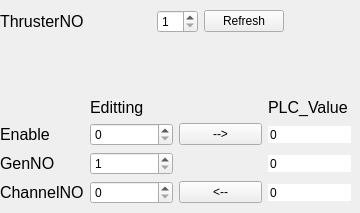
      <widget class="QWidget" name="thrusterConfig">
       <attribute name="title">
        <string>Thruster</string>
       </attribute>
       <widget class="QWidget" name="layoutWidget_8">
        <property name="geometry">
         <rect>
          <x>0</x>
          <y>10</y>
          <width>351</width>
          <height>194</height>
         </rect>
        </property>
        <layout class="QHBoxLayout" name="horizontalLayout_4">
         <item>
          <layout class="QVBoxLayout" name="verticalLayout">
           <item>
            <layout class="QHBoxLayout" name="horizontalLayout">
             <item>
              <widget class="QLabel" name="label_10">
               <property name="font">
                <font>
                 <family>Arial</family>
                 <pointsize>12</pointsize>
                </font>
               </property>
               <property name="text">
                <string>ThrusterNO</string>
               </property>
              </widget>
             </item>
             <item>
              <spacer name="horizontalSpacer">
               <property name="orientation">
                <enum>Qt::Horizontal</enum>
               </property>
               <property name="sizeHint" stdset="0">
                <size>
                 <width>40</width>
                 <height>20</height>
                </size>
               </property>
              </spacer>
             </item>
             <item>
              <widget class="QSpinBox" name="spinBox_thrusterNO">
               <property name="buttonSymbols">
                <enum>QAbstractSpinBox::UpDownArrows</enum>
               </property>
               <property name="minimum">
                <number>1</number>
               </property>
               <property name="maximum">
                <number>16</number>
               </property>
              </widget>
             </item>
             <item>
              <widget class="QPushButton" name="btn_QueryThrusterConfig_2">
               <property name="text">
                <string>Refresh</string>
               </property>
              </widget>
             </item>
             <item>
              <spacer name="horizontalSpacer_2">
               <property name="orientation">
                <enum>Qt::Horizontal</enum>
               </property>
               <property name="sizeHint" stdset="0">
                <size>
                 <width>40</width>
                 <height>20</height>
                </size>
               </property>
              </spacer>
             </item>
            </layout>
           </item>
           <item>
            <spacer name="verticalSpacer">
             <property name="orientation">
              <enum>Qt::Vertical</enum>
             </property>
             <property name="sizeHint" stdset="0">
              <size>
               <width>20</width>
               <height>40</height>
              </size>
             </property>
            </spacer>
           </item>
           <item>
            <layout class="QGridLayout" name="gridLayout_2">
             <item row="3" column="0">
              <widget class="QLabel" name="label_12">
               <property name="font">
                <font>
                 <family>Arial</family>
                 <pointsize>12</pointsize>
                </font>
               </property>
               <property name="text">
                <string>ChannelNO</string>
               </property>
              </widget>
             </item>
             <item row="2" column="0">
              <widget class="QLabel" name="label_11">
               <property name="font">
                <font>
                 <family>Arial</family>
                 <pointsize>12</pointsize>
                </font>
               </property>
               <property name="text">
                <string>GenNO</string>
               </property>
              </widget>
             </item>
             <item row="3" column="2">
              <widget class="QPushButton" name="btn_undoThrusterConfig">
               <property name="text">
                <string>&lt;--</string>
               </property>
              </widget>
             </item>
             <item row="2" column="1">
              <widget class="QSpinBox" name="spinBox_GenNO">
               <property name="buttonSymbols">
                <enum>QAbstractSpinBox::UpDownArrows</enum>
               </property>
               <property name="minimum">
                <number>1</number>
               </property>
               <property name="maximum">
                <number>4</number>
               </property>
              </widget>
             </item>
             <item row="3" column="1">
              <widget class="QSpinBox" name="spinBox_channel">
               <property name="buttonSymbols">
                <enum>QAbstractSpinBox::UpDownArrows</enum>
               </property>
               <property name="minimum">
                <number>0</number>
               </property>
               <property name="maximum">
                <number>15</number>
               </property>
              </widget>
             </item>
             <item row="1" column="0">
              <widget class="QLabel" name="label_138">
               <property name="font">
                <font>
                 <family>Arial</family>
                 <pointsize>12</pointsize>
                </font>
               </property>
               <property name="text">
                <string>Enable</string>
               </property>
              </widget>
             </item>
             <item row="2" column="3">
              <widget class="QSpinBox" name="CV_GenNO">
               <property name="frame">
                <bool>false</bool>
               </property>
               <property name="readOnly">
                <bool>true</bool>
               </property>
               <property name="buttonSymbols">
                <enum>QAbstractSpinBox::NoButtons</enum>
               </property>
              </widget>
             </item>
             <item row="3" column="3">
              <widget class="QSpinBox" name="CV_Channel">
               <property name="frame">
                <bool>false</bool>
               </property>
               <property name="readOnly">
                <bool>true</bool>
               </property>
               <property name="buttonSymbols">
                <enum>QAbstractSpinBox::NoButtons</enum>
               </property>
              </widget>
             </item>
             <item row="0" column="1">
              <widget class="QLabel" name="label_13">
               <property name="font">
                <font>
                 <family>Arial</family>
                 <pointsize>12</pointsize>
                </font>
               </property>
               <property name="text">
                <string>Editting</string>
               </property>
              </widget>
             </item>
             <item row="0" column="3">
              <widget class="QLabel" name="PLC_Value_Label_2">
               <property name="font">
                <font>
                 <family>Arial</family>
                 <pointsize>12</pointsize>
                </font>
               </property>
               <property name="text">
                <string>PLC_Value</string>
               </property>
              </widget>
             </item>
             <item row="1" column="1">
              <widget class="QSpinBox" name="spinBox_thrusterEnable">
               <property name="buttonSymbols">
                <enum>QAbstractSpinBox::UpDownArrows</enum>
               </property>
               <property name="minimum">
                <number>0</number>
               </property>
               <property name="maximum">
                <number>1</number>
               </property>
              </widget>
             </item>
             <item row="1" column="3">
              <widget class="QSpinBox" name="CV_thrusterEnable">
               <property name="frame">
                <bool>false</bool>
               </property>
               <property name="readOnly">
                <bool>true</bool>
               </property>
               <property name="buttonSymbols">
                <enum>QAbstractSpinBox::NoButtons</enum>
               </property>
              </widget>
             </item>
             <item row="1" column="2">
              <widget class="QPushButton" name="btn_setThrusterConfig">
               <property name="text">
                <string>--&gt;</string>
               </property>
              </widget>
             </item>
            </layout>
           </item>
          </layout>
         </item>
        </layout>
       </widget>
      </widget>
